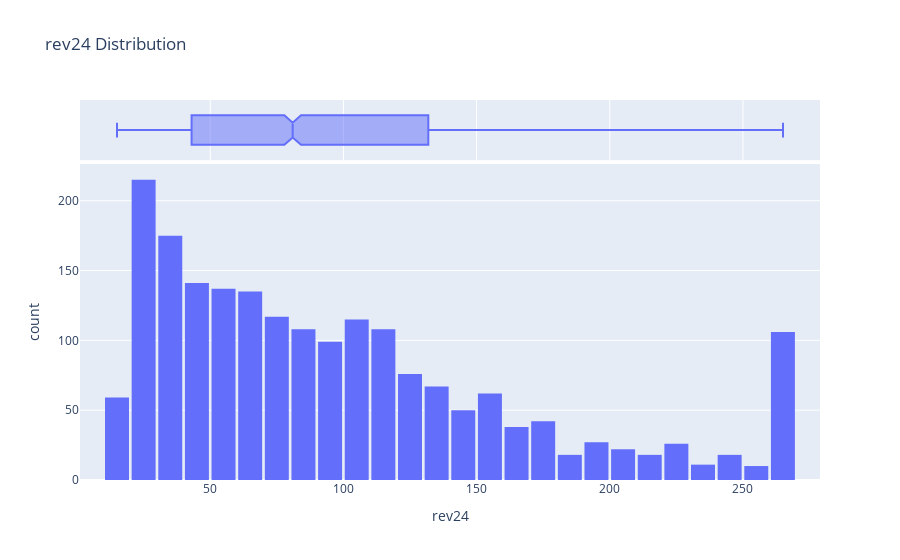

Write notebook code for a chart like this one.
### Code cell
fig = px.histogram(df, x='rev24', marginal='box', nbins=47, title='rev24 Distribution')
fig.update_layout(bargap=0.1)
fig.show()

### Figure 1 — Plotly figure (JSON) as saved in the notebook; plotly's stock layout.template omitted (floating-point values rounded to 4 significant figures; data arrays with more than 128 entries replaced by an {"elided": "..."} marker saying what was removed)
{"data": [{"bingroup": "x", "hovertemplate": "rev24=%{x}<br>count=%{y}<extra></extra>", "legendgroup": "", "marker": {"color": "#636efa", "pattern": {"shape": ""}}, "name": "", "nbinsx": 47, "orientation": "v", "showlegend": false, "type": "histogram", "x": {"elided": "2000 float values"}, "xaxis": "x", "yaxis": "y"}, {"hovertemplate": "rev24=%{x}<extra></extra>", "legendgroup": "", "marker": {"color": "#636efa"}, "name": "", "notched": true, "showlegend": false, "type": "box", "x": {"elided": "2000 float values"}, "xaxis": "x2", "yaxis": "y2"}], "layout": {"bargap": 0.1, "barmode": "relative", "legend": {"tracegroupgap": 0}, "title": {"text": "rev24 Distribution"}, "xaxis": {"anchor": "y", "domain": [0, 1], "title": {"text": "rev24"}}, "xaxis2": {"anchor": "y2", "domain": [0, 1], "matches": "x", "showgrid": true, "showticklabels": false}, "yaxis": {"anchor": "x", "domain": [0, 0.8316], "title": {"text": "count"}}, "yaxis2": {"anchor": "x2", "domain": [0.8416, 1], "matches": "y2", "showgrid": false, "showline": false, "showticklabels": false, "ticks": ""}}}
